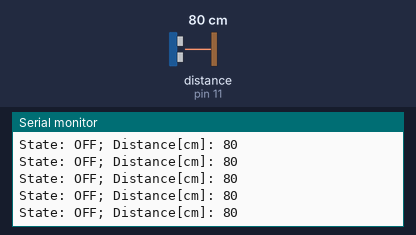
This program was run on a simulated Arduino Leonardo, built with avr-gcc and run on an emulated ATmega32U4. Parts: the last lines printed to the serial monitor. Wiring (inferred from the names in the program): ultrasonic range finder: trigger pin 12; echo pin 11. The inputs (shaded band) are chosen by the test bench; at power-on: distance to the obstacle (sensor on pin 11) 80 cm. The echo pulse lasts 58.3 µs per cm.

Above: at 1.2 s.
1.3 s: distance to the obstacle (sensor on pin 11) set to 2 cm
At 2.0 s:
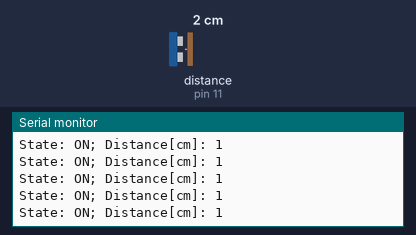
3.1 s: distance to the obstacle (sensor on pin 11) set to 4 cm
At 4.1 s:
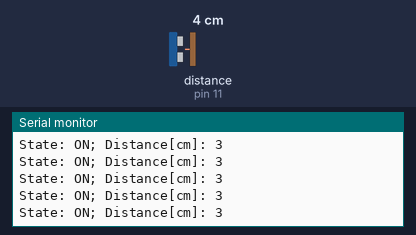
Timing chart, 0 to 6.1 s (numbered marks = the images above; inputs shaded):
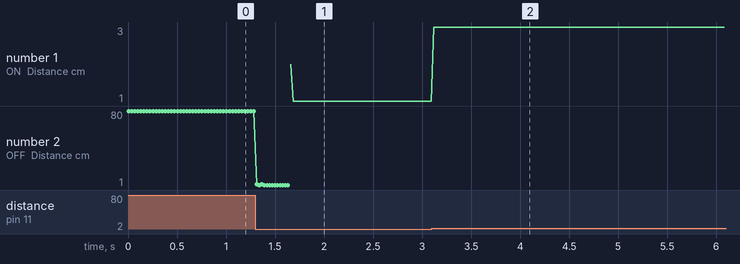

Measured:
- after the input at 1.3 s, the serial monitor: prints a new line at once (image 1)
- after the input at 3.1 s, the serial monitor: prints a new line at once (image 2)
- plotted number 1: 1 → 3 after the input at 3.1 s
- plotted number 2: 80 → 1 after the input at 1.3 s

The program:

main.cpp
```cpp
#include <Arduino.h>

// Version: 0.1.0

// Distance sensor HC-SR04 pins
#define distanceSensorTrigPin 12
#define distanceSensorEchoPin 11

// Relay control pin
#define poweredOnDeviceTrigPin 6

// Debounce and filtering settings
const long distanceInCmToPowerOn = 70; // Less than that will cause power on
const long maxValidDistanceCm = 120; // Less than that will cause power on
const int lastDistancesNumber = 20; // Number of distances kept to compare when debouncing
const int debounceTimeMs = 500; // Time in ms to collect lastDistancesNumber
const float requiredAccuracy = .7; // Fraction of required matched distances to change power state

const long initialDistanceCm = distanceInCmToPowerOn + 10;
const int delayBetweenMeasurements = round(debounceTimeMs / lastDistancesNumber);

long lastDistances[lastDistancesNumber];
bool isPoweredOn = false;

void setPower(bool enabled = false) {
  if (enabled) {
    digitalWrite(poweredOnDeviceTrigPin, LOW);
  } else {
    digitalWrite(poweredOnDeviceTrigPin, HIGH);
  }
}

int getDistance() {
  digitalWrite(distanceSensorTrigPin, LOW);
  delayMicroseconds(2);
  digitalWrite(distanceSensorTrigPin, HIGH);
  delayMicroseconds(10);
  digitalWrite(distanceSensorTrigPin, LOW);

  int timeUs = pulseIn(distanceSensorEchoPin, HIGH);
  return timeUs / 58;
}

void initDistances() {
  for (int x = 0; x < lastDistancesNumber; x++) {
    lastDistances[x] = initialDistanceCm;
  }
}

void updateDistances(long distanceCm) {
  // Copy array holding distances
  long lastDistancesCopy[lastDistancesNumber] = {};
  for (int x = 0; x < lastDistancesNumber; x++) {
    lastDistancesCopy[x] = lastDistances[x];
  }

  // Update distances values
  for (int x = 0; x < lastDistancesNumber - 1; x++) {
    lastDistances[x] = lastDistancesCopy[x + 1];
  }
  lastDistances[lastDistancesNumber - 1] = distanceCm;
}

void setup() {
  // Enable serial port for debugging
  Serial.begin(9600);

  // Init distance sensor
  pinMode(distanceSensorTrigPin, OUTPUT);
  pinMode(distanceSensorEchoPin, INPUT);

  // Init powered on device
  pinMode(poweredOnDeviceTrigPin, OUTPUT);
  digitalWrite(poweredOnDeviceTrigPin, LOW);

  initDistances();
}

/*
 * powerOn = true; verify is acccuracy matched for toggling power on
 * powerOff = false; verify is acccuracy matched for toggling power off
 */
bool isAccuracyMatchingCriteriaTo(bool powerOn = true) {
  // Get number of ok and failed checks
  int checksOk = 0;
  int checksFailed = 0;
  for (int x = 0; x < lastDistancesNumber; x++) {
    if (lastDistances[x] <= distanceInCmToPowerOn) {
      checksOk++;
    } else {
      checksFailed++;
    }
  }

  float checksPart;

  // Verify against configured accuracy
  if (powerOn) {
    checksPart = (float) checksOk / (float) (checksOk + checksFailed);
  } else {
    checksPart = (float) checksFailed / (float) (checksOk + checksFailed);
  }

  // Return true if accuracy met, otherwise false
  if (checksPart >= requiredAccuracy) {
    return true;
  }
  return false;
}

void loop() {
  long distanceCm = getDistance();

  if (distanceCm > 0 && distanceCm < maxValidDistanceCm) {
    updateDistances(distanceCm);

    if (isPoweredOn && isAccuracyMatchingCriteriaTo(false)) {
      isPoweredOn = false;
    } else if (!isPoweredOn && isAccuracyMatchingCriteriaTo(true)) {
      isPoweredOn = true;
    }
  }

  Serial.print("State: ");
  Serial.print(isPoweredOn ? "ON" : "OFF");
  Serial.print("; Distance[cm]: ");
  Serial.println(distanceCm);

  setPower(isPoweredOn);

  delay(delayBetweenMeasurements);
}
```
